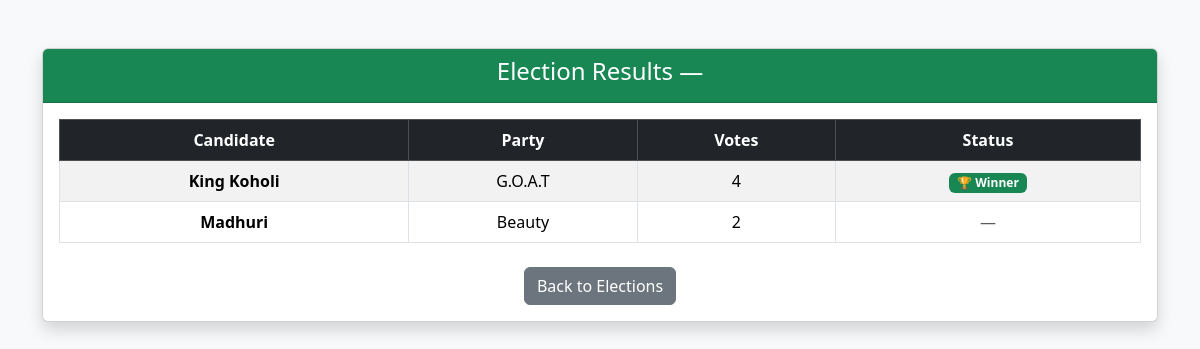
The app's page /admin/results/4 (signed in) with its own data.
### tables this page shows
CREATE TABLE candidates (
            id INTEGER PRIMARY KEY AUTOINCREMENT,
            election_id INTEGER NOT NULL,
            user_id INTEGER NOT NULL,
            display_name TEXT NOT NULL,
            party_or_description TEXT,
            UNIQUE (election_id, user_id)
        );

### app.py (the view)
@app.route("/admin/results/<int:election_id>")
@admin_required
def admin_results(election_id):
    conn = get_db_connection()
    results = []
    winners = []
    max_votes = 0
    election = conn.execute(
        "SELECT * FROM elections WHERE id = ?",
        (election_id,)
    ).fetchone()
    if election is None:
        conn.close()
        abort(404)
    if election["status"] != "closed":
        conn.close()
        abort(403)
    results = conn.execute("""
        SELECT
            c.id AS candidate_id,
            c.display_name AS candidate_name,
            c.party_or_description AS party,
            COUNT(v.id) AS vote_count
        FROM candidates c
        LEFT JOIN votes v
            ON c.id = v.candidate_id
            AND v.election_id = ?
        WHERE c.election_id = ?
        GROUP BY c.id
        ORDER BY vote_count DESC
    """, (election_id, election_id)).fetchall()
    conn.close()
    if results:
        max_votes = max(row["vote_count"] for row in results)
        winners = [row["candidate_id"] for row in results if row["vote_count"] == max_votes]
    return render_template(
        "admin/admin_results.html",
        election=election,
        results=results,
        winners=winners,
        max_votes=max_votes
    )

### app.py (called while the page is built)
def get_db_connection():
    conn = sqlite3.connect(DATABASE)
    conn.row_factory = sqlite3.Row
    return conn

def admin_required(view_func):
    @wraps(view_func)
    def wrapper(*args, **kwargs):
        if "user_id" not in session:
            flash("Please login first", "danger")
            return redirect(url_for("login"))
        if session.get("role") != "admin":
            flash("Admin access required", "danger")
            return redirect(url_for("login"))
        return view_func(*args, **kwargs)
    return wrapper

### templates/admin/admin_results.html (shortened to what this page needs)
<!DOCTYPE html>
<html lang="en">
<head>
    <link href="https://cdn.jsdelivr.net/npm/bootstrap@5.3.2/dist/css/bootstrap.min.css" rel="stylesheet">
</head>
<body class="bg-light">
<div class="container mt-5">
    <div class="card shadow">
        <div class="card-header bg-success text-white text-center">
            <h4>Election Results — {{ election.name }}</h4>
        </div>
        <div class="card-body">
            {% if results|length == 0 %}
                <div class="alert alert-warning text-center">
                    No candidates found for this election.
                </div>
            {% else %}
            <table class="table table-bordered table-striped text-center align-middle">
                <thead class="table-dark">
                    <tr>
                        <th>Candidate</th>
                        <th>Party</th>
                        <th>Votes</th>
                        <th>Status</th>
                    </tr>
                </thead>
                <tbody>
                    {% for row in results %}
                    <tr>
                        <td>
                            <strong>{{ row.candidate_name }}</strong>
                        </td>
                        <td>
                            {{ row.party or "Independent" }}
                        </td>
                        <td>
                            {{ row.vote_count }}
                        </td>
                        <td>
                            {% if row.candidate_id in winners and max_votes > 0 %}
                                <span class="badge bg-success">🏆 Winner</span>
                            {% elif max_votes == 0 %}
                                <span class="badge bg-secondary">No Votes</span>
                            {% else %}
                                <span class="text-muted">—</span>
                            {% endif %}
                        </td>
                    </tr>
                    {% endfor %}
                </tbody>
            </table>
            {% endif %}
            <div class="text-center mt-4">
                <a href="/admin/manage-elections" class="btn btn-secondary">
                    Back to Elections
                </a>
            </div>
        </div>
    </div>
</div>
</body>
</html>

### records on screen
candidates: candidate_name "King Koholi", party_or_description "G.O.A.T", vote_count "4", shows "🏆 Winner"
candidates: candidate_name "Madhuri", party_or_description "Beauty", vote_count "2"
